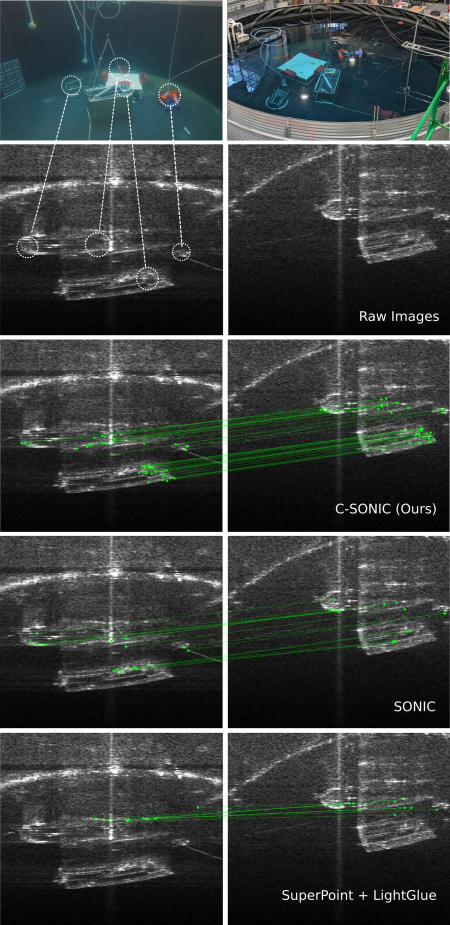
#> input picture figs/csonic_teaser.jpg, 900 x 1850 px (shown at 1/2 size)
$ python detection.py --img figs/csonic_teaser.jpg   (older library calls are emulated)
#> lines starting #> are read from the running program, lines starting #| are printed output that depends on the picture
### dataloader/data_utils.py
import os
from pathlib import Path
from random import shuffle

import cv2
import numpy as np
import torch
import torch.utils.data
from scipy.spatial import cKDTree

from .demo_superpoint import SuperPointFrontend

'''Minor modifications from CAPS'''

REPO_ROOT = Path(__file__).resolve().parents[1]

# One SuperPoint frontend per weights file, so every image does not reload it.
_superpoint_cache = {}


def _get_superpoint(weights_path=None):
    """Return the SuperPoint frontend, building it on first use.

    The weights are looked up in order: the path given, the same path relative to
    the working directory, then the copy in the repository.
    """
    candidates = [weights_path, 'pretrained/superpoint_v1.pth',
                  str(REPO_ROOT / 'pretrained' / 'superpoint_v1.pth')]
    resolved = next((os.path.abspath(c) for c in candidates
                     if c and os.path.isfile(c)), None)
    if resolved is None:
        raise FileNotFoundError(
            'SuperPoint weights not found; download pretrained/superpoint_v1.pth '
            'as described in README.md')
    # A dataloader worker keeps the frontend on the CPU: the CUDA context does
    # not survive the fork that starts the worker. Ask about the worker first:
    # by then the parent has initialised CUDA, and querying it in a forked child
    # is exactly what this guard exists to avoid.
    use_cuda = torch.utils.data.get_worker_info() is None and torch.cuda.is_available()
    key = (resolved, use_cuda)
    if key not in _superpoint_cache:
        _superpoint_cache[key] = SuperPointFrontend(
            weights_path=resolved, nms_dist=4, conf_thresh=0.015, nn_thresh=0.7,
            cuda=use_cuda)
    return _superpoint_cache[key]


# [87 lines left out: functions unsharp_mask, rescale_keypoints, preprocess_image, generate_query_kpts, _fill_with_neighbors, not called in this run]

### detection.py
"""Read sonar images and detect the query keypoints the network matches.

This is the inference-time counterpart of ``dataloader/data_utils.py``. The
dataloader samples a fixed number of training points; here every detection is
kept, together with its descriptor, and the images come from files rather than
from a pair list.

Run ``CSONIC_test.py`` to match a pair. This module only prepares its inputs.
"""
import os

import cv2
import numpy as np

from dataloader.data_utils import _get_superpoint, rescale_keypoints, unsharp_mask

__all__ = ['read_meta', 'load_image', 'load_data', 'unsharp_mask',
           'anisotropic_diffusion', 'preprocess_image', 'generate_query_kpts',
           'rescale_keypoints']


# [9 lines left out: function read_meta, not called in this run]


def load_image(path, meta=None):
    """Read one sonar image and put it in the layout the network expects.

    A ``.png`` is read as 8-bit greyscale. A ``.npy`` holds raw intensities, so
    it is scaled to the 8-bit range by its own minimum and maximum.

    The image is then flipped on both axes, as ``SonarData.__getitem__`` does:
    the sensor origin sits at the top centre of the stored image, and the model
    expects it at the bottom centre. When ``meta`` is given and the image does
    not already have the size the metadata states, it is resized to it. The
    real-world PNGs are taller than their metadata says, so this step matters.

    :param path: the image file
    :param meta: the metadata dict from :func:`read_meta`, or None
    :return: a uint8 array of shape (height, width)
    """
#> called with path = 'figs/csonic_teaser.jpg'
    if str(path).endswith('.npy'):
        raw = np.load(path)
        low, high = float(np.min(raw)), float(np.max(raw))
        if high > low:
            image = ((raw - low) / (high - low) * 255).astype(np.uint8)
        else:
            # A constant image has no range to stretch.
            image = np.zeros(raw.shape, dtype=np.uint8)
    else:
        image = cv2.imread(str(path), cv2.IMREAD_GRAYSCALE)
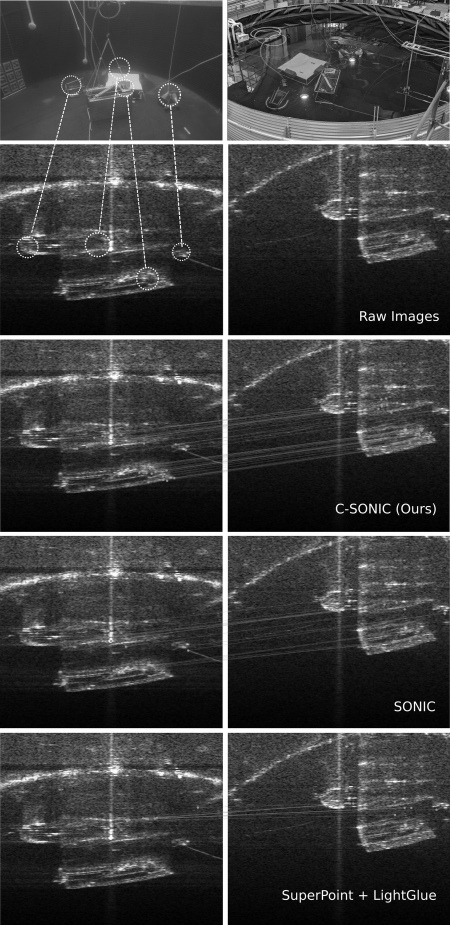
#> image: shape (1850, 900) (shown at 1/2 size); min 0, max 255, mean 60.2
        if image is None:
            raise FileNotFoundError('could not read the image: {}'.format(path))

    image = np.flip(image).copy()
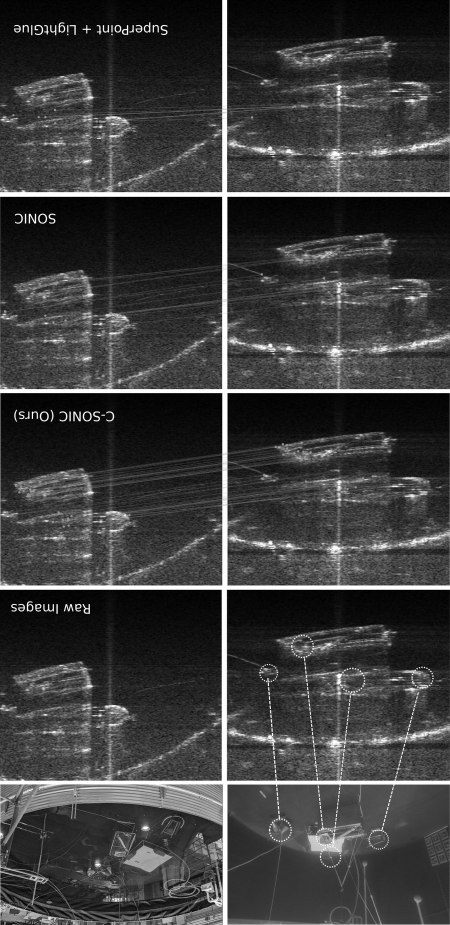
#> image: shape (1850, 900) (shown at 1/2 size); min 0, max 255, mean 60.2

    if meta is not None:
        size = (int(meta['width']), int(meta['height']))
        if image.shape != (size[1], size[0]):
            image = cv2.resize(image, size, interpolation=cv2.INTER_AREA)

    return image.astype(np.uint8)


# [84 lines left out: functions load_data, anisotropic_diffusion, preprocess_image, _keypoints_to_array, not called in this run]


def generate_query_kpts(img, h, w, superpoint_weights=None):
    """Detect the query keypoints of one image with AKAZE and SuperPoint.

    The two detectors are complementary: AKAZE fires on the bright returns and
    SuperPoint on the texture between them. The network is asked about every
    point found, so nothing is subsampled here.

    :param img: a uint8 greyscale sonar image
    :param h: the image height the SuperPoint keypoints are rescaled to
    :param w: the image width the SuperPoint keypoints are rescaled to
    :param superpoint_weights: path to superpoint_v1.pth, or None for the copy
        in the repository
    :return: ``(coord, coord_akaze, coord_superpoint, desc_akaze,
        desc_superpoint)``. The three coordinate arrays are (N, 2) pixel
        positions and ``coord`` is the two of them stacked. ``desc_akaze`` is
        one row per AKAZE point, or None when there is none. ``desc_superpoint``
        is 256 x N, or None when SuperPoint found nothing.
    """
    superpoint = _get_superpoint(superpoint_weights)
    akaze = cv2.AKAZE_create()

    norm_image, grayim = preprocess_image(img)

    kpa, desc_akaze = akaze.detectAndCompute(norm_image, None)
    kps, desc_superpoint, _ = superpoint.run(grayim)
    # SuperPoint works at 480x640; put its points back on the sonar image.
    rescaled = rescale_keypoints(kps.T[:, :2], (h, w))

    coord_akaze = _keypoints_to_array(kpa)
    coord_superpoint = rescaled if len(rescaled) else np.zeros((0, 2))

    if len(coord_akaze) == 0:
        coord = coord_superpoint
    elif len(coord_superpoint) == 0:
        coord = coord_akaze
    else:
        coord = np.vstack((coord_akaze, coord_superpoint))

    return coord, coord_akaze, coord_superpoint, desc_akaze, desc_superpoint


def main():
    """Show the query points found on one sonar image."""
    import argparse

    import matplotlib.pyplot as plt

    parser = argparse.ArgumentParser(description=__doc__)
    parser.add_argument('--img', required=True, help='sonar image, .png or .npy')
    parser.add_argument('--meta', default=None, help='the matching _meta.npy file')
    parser.add_argument('--superpoint-weights', default=None,
                        help='path to superpoint_v1.pth')
    parser.add_argument('--out', default=None, help='save the figure here')
    args = parser.parse_args()

    meta = read_meta(args.meta) if args.meta else None
    img = load_image(args.img, meta)
    h, w = img.shape
#> h = 1850; w = 900
    coord, coord_a, coord_s, _, _ = generate_query_kpts(
        img, h=h, w=w, superpoint_weights=args.superpoint_weights)
    print('{}: {} AKAZE + {} SuperPoint = {} query points'
          .format(os.path.basename(args.img), len(coord_a), len(coord_s), len(coord)))

    plt.imshow(img, cmap='gray')
    plt.scatter(coord_a[:, 0], coord_a[:, 1], s=2, c='r', label='AKAZE')
    plt.scatter(coord_s[:, 0], coord_s[:, 1], s=2, c='lime', label='SuperPoint')
    plt.legend(loc='upper right')
    plt.axis('off')
    if args.out:
        out_dir = os.path.dirname(os.path.abspath(args.out))
        if out_dir:
            os.makedirs(out_dir, exist_ok=True)
        plt.savefig(args.out, bbox_inches='tight', dpi=150)
        print('saved {}'.format(args.out))
    else:
        plt.show()


if __name__ == '__main__':
#> (the run stopped early here; a loop or call above may not have finished)
